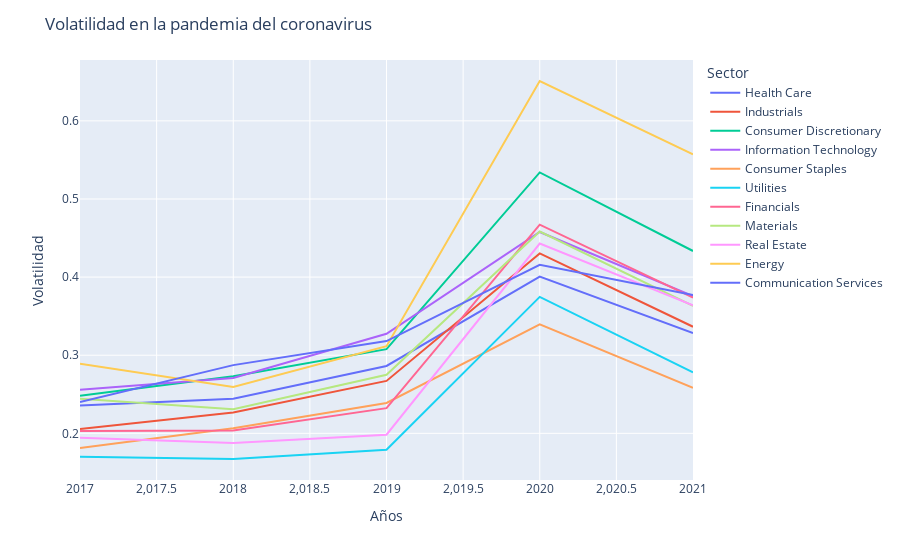

This figure's notebook cell:
### Code cell
py.init_notebook_mode(connected=True)
fig = px.line(volatility_ssum.iloc[17:,:],x=volatility_ssum.iloc[17:,:].index,y=volatility_ssum.columns.tolist())
fig.update_layout(
    title="Volatilidad en la pandemia del coronavirus",
    xaxis_title="Años",
    yaxis_title="Volatilidad",
    legend_title="Sector")
fig.show()

### Figure 1 — Plotly figure (JSON) as saved in the notebook; plotly's stock layout.template omitted (floating-point values rounded to 4 significant figures)
{"data": [{"hovertemplate": "variable=Health Care<br>x=%{x}<br>value=%{y}<extra></extra>", "legendgroup": "Health Care", "line": {"color": "#636efa", "dash": "solid"}, "marker": {"symbol": "circle"}, "mode": "lines", "name": "Health Care", "orientation": "v", "showlegend": true, "type": "scatter", "x": [2017, 2018, 2019, 2020, 2021], "xaxis": "x", "y": [0.2356, 0.2443, 0.2862, 0.4007, 0.3285], "yaxis": "y"}, {"hovertemplate": "variable=Industrials<br>x=%{x}<br>value=%{y}<extra></extra>", "legendgroup": "Industrials", "line": {"color": "#EF553B", "dash": "solid"}, "marker": {"symbol": "circle"}, "mode": "lines", "name": "Industrials", "orientation": "v", "showlegend": true, "type": "scatter", "x": [2017, 2018, 2019, 2020, 2021], "xaxis": "x", "y": [0.2055, 0.2266, 0.2671, 0.4303, 0.3365], "yaxis": "y"}, {"hovertemplate": "variable=Consumer Discretionary<br>x=%{x}<br>value=%{y}<extra></extra>", "legendgroup": "Consumer Discretionary", "line": {"color": "#00cc96", "dash": "solid"}, "marker": {"symbol": "circle"}, "mode": "lines", "name": "Consumer Discretionary", "orientation": "v", "showlegend": true, "type": "scatter", "x": [2017, 2018, 2019, 2020, 2021], "xaxis": "x", "y": [0.2481, 0.273, 0.3078, 0.534, 0.4334], "yaxis": "y"}, {"hovertemplate": "variable=Information Technology<br>x=%{x}<br>value=%{y}<extra></extra>", "legendgroup": "Information Technology", "line": {"color": "#ab63fa", "dash": "solid"}, "marker": {"symbol": "circle"}, "mode": "lines", "name": "Information Technology", "orientation": "v", "showlegend": true, "type": "scatter", "x": [2017, 2018, 2019, 2020, 2021], "xaxis": "x", "y": [0.2558, 0.271, 0.3275, 0.4577, 0.3755], "yaxis": "y"}, {"hovertemplate": "variable=Consumer Staples<br>x=%{x}<br>value=%{y}<extra></extra>", "legendgroup": "Consumer Staples", "line": {"color": "#FFA15A", "dash": "solid"}, "marker": {"symbol": "circle"}, "mode": "lines", "name": "Consumer Staples", "orientation": "v", "showlegend": true, "type": "scatter", "x": [2017, 2018, 2019, 2020, 2021], "xaxis": "x", "y": [0.1811, 0.2066, 0.2389, 0.3396, 0.2583], "yaxis": "y"}, {"hovertemplate": "variable=Utilities<br>x=%{x}<br>value=%{y}<extra></extra>", "legendgroup": "Utilities", "line": {"color": "#19d3f3", "dash": "solid"}, "marker": {"symbol": "circle"}, "mode": "lines", "name": "Utilities", "orientation": "v", "showlegend": true, "type": "scatter", "x": [2017, 2018, 2019, 2020, 2021], "xaxis": "x", "y": [0.1702, 0.1671, 0.1789, 0.3746, 0.2781], "yaxis": "y"}, {"hovertemplate": "variable=Financials<br>x=%{x}<br>value=%{y}<extra></extra>", "legendgroup": "Financials", "line": {"color": "#FF6692", "dash": "solid"}, "marker": {"symbol": "circle"}, "mode": "lines", "name": "Financials", "orientation": "v", "showlegend": true, "type": "scatter", "x": [2017, 2018, 2019, 2020, 2021], "xaxis": "x", "y": [0.2029, 0.2036, 0.2322, 0.4671, 0.3736], "yaxis": "y"}, {"hovertemplate": "variable=Materials<br>x=%{x}<br>value=%{y}<extra></extra>", "legendgroup": "Materials", "line": {"color": "#B6E880", "dash": "solid"}, "marker": {"symbol": "circle"}, "mode": "lines", "name": "Materials", "orientation": "v", "showlegend": true, "type": "scatter", "x": [2017, 2018, 2019, 2020, 2021], "xaxis": "x", "y": [0.2444, 0.2308, 0.2749, 0.4584, 0.3631], "yaxis": "y"}, {"hovertemplate": "variable=Real Estate<br>x=%{x}<br>value=%{y}<extra></extra>", "legendgroup": "Real Estate", "line": {"color": "#FF97FF", "dash": "solid"}, "marker": {"symbol": "circle"}, "mode": "lines", "name": "Real Estate", "orientation": "v", "showlegend": true, "type": "scatter", "x": [2017, 2018, 2019, 2020, 2021], "xaxis": "x", "y": [0.1944, 0.1875, 0.1983, 0.4429, 0.3639], "yaxis": "y"}, {"hovertemplate": "variable=Energy<br>x=%{x}<br>value=%{y}<extra></extra>", "legendgroup": "Energy", "line": {"color": "#FECB52", "dash": "solid"}, "marker": {"symbol": "circle"}, "mode": "lines", "name": "Energy", "orientation": "v", "showlegend": true, "type": "scatter", "x": [2017, 2018, 2019, 2020, 2021], "xaxis": "x", "y": [0.2891, 0.2594, 0.3116, 0.651, 0.5571], "yaxis": "y"}, {"hovertemplate": "variable=Communication Services<br>x=%{x}<br>value=%{y}<extra></extra>", "legendgroup": "Communication Services", "line": {"color": "#636efa", "dash": "solid"}, "marker": {"symbol": "circle"}, "mode": "lines", "name": "Communication Services", "orientation": "v", "showlegend": true, "type": "scatter", "x": [2017, 2018, 2019, 2020, 2021], "xaxis": "x", "y": [0.2401, 0.2873, 0.3181, 0.4157, 0.3771], "yaxis": "y"}], "layout": {"legend": {"title": {"text": "Sector"}, "tracegroupgap": 0}, "margin": {"t": 60}, "title": {"text": "Volatilidad en la pandemia del coronavirus"}, "xaxis": {"anchor": "y", "domain": [0, 1], "title": {"text": "Años"}}, "yaxis": {"anchor": "x", "domain": [0, 1], "title": {"text": "Volatilidad"}}}}
